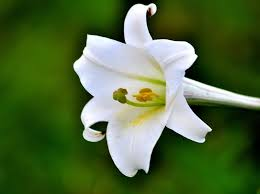
#> input picture cv/f_test.jpg, 260 x 194 px
$ python -i cv.py   (imports and definitions only)   (older library calls are emulated)
#> lines starting #> are read from the running program, lines starting #| are printed output that depends on the picture; after the words box and inside, x2 and y2 are one past the last pixel; in counts of white or black regions, pixels touching at a corner belong together
# coding=utf-8
from __future__ import absolute_import

import numpy as np
from skimage import (io,
                     draw,
                     filters,
                     color,
                     exposure,
                     feature,
                     measure,
                     img_as_ubyte,
                     segmentation)


def color_feature(blur, hbins=15, sbins=15):
    hsv = color.rgb2hsv(blur)

    # cal hist
    h_hist = exposure.histogram(hsv[:, :, 0], nbins=hbins)
    s_hist = exposure.histogram(hsv[:, :, 1], nbins=sbins)

    return np.append(normalize(h_hist[0]), normalize(s_hist[0]))


def hu_feature(gray):

    moments = measure.moments(gray)
    hu = measure.moments_hu(moments)

    return normalize(hu)


def edge_curvature_feature(binary, cbins=15):

    contours = measure.find_contours(binary, level=0.5)

    c = cal_edge_curvature(binary, contours, cbins=cbins)

    return normalize(c[0])


def edge_feature(gray, binary, cbins=15):

    hu = hu_feature(gray)

    c_hist = edge_curvature_feature(binary, cbins=cbins)

    return hu, c_hist


def cal_edge_curvature(binary, contours, cbins=15):
    contours = contours[0]

    height = binary.shape[0]
    width = binary.shape[1]

    mask = np.zeros((height, width), dtype=np.uint8)
    radius = 20
    rr, cc = draw.circle(height // 2, width // 2, radius)
    mask[rr, cc] = 1
    S = np.count_nonzero(mask)

    def count_with_edge(dot):
        r, c = dot
        mask = np.zeros((height, width), dtype=np.uint8)
        rr, cc = draw.circle(r, c, radius)

        # [21 lines of commented-out code are left out]

        for _r, _c in zip(rr, cc):
            if 0 <= _r < height and 0 <= _c < width:
                mask[_r, _c] = 1

        # mask[rr, cc] = 1
        binary_for_cal = np.where(mask == 1, binary, False)
        return np.count_nonzero(binary_for_cal)

    I = np.array([count_with_edge(contour) for contour in contours])

    c = I / S

    c_hist = exposure.histogram(c, nbins=cbins)

    return c_hist


def texture_feature(gray):
    # glcm
    G_list = feature.greycomatrix(gray, [1],
                                  [0, np.pi / 4, np.pi / 2, 3 * np.pi / 4])

    def glcm(G):
        def correlation(p):
            row, col = p.shape

            i = np.arange(row)
            j = np.arange(col)
            sum_by_row = p.sum(axis=0)
            sum_by_col = p.sum(axis=1)

            ui = (i * sum_by_row).sum()
            uj = (j * sum_by_col).sum()

            si = np.sqrt((np.square(i - ui) * sum_by_row).sum())
            sj = np.sqrt((np.square(j - uj) * sum_by_col).sum())

            cor = (
                (np.array([i]) * np.array([j]) * p - ui * uj) / (si * sj)
            ).sum()

            return cor

        p = G / G.sum()

        asm = np.square(p).sum()
        ent = np.square(p).sum()

        cor = correlation(p)

        return np.array([asm, ent, cor])

    G = np.array([])
    for i in range(4):
        G = np.append(G, glcm(G_list[:, :, 0, i]))

    return G


def pre_deal(img):

    img = img[:, :, :3]

    blur = get_blur(img)

    gray = get_gray(blur)

    binary = get_binary(gray)

    blur = cut_img(blur, binary)

    # reprocess

    gray = get_gray(blur)

    return blur, gray, binary


def get_blur(img):
    return filters.gaussian(img, sigma=5)


def get_gray(blur):
    gray = color.rgb2gray(blur)
    return img_as_ubyte(gray)


def get_binary(gray):
    thresh = filters.threshold_otsu(gray)
    return (gray <= thresh)


def cut_img(img, binary):
    height = img.shape[0]
    width = img.shape[1]

    for r in range(height):
        for c in range(width):
            if binary[r, c]:
                img[r, c] = np.array([0, 0, 0])

    return img


def load_image(image_path):
    img = io.imread(image_path)

    return pre_deal(img)


def normalize(X):
    return (X - np.min(X)) / (np.max(X) - np.min(X))


def get_features(image_path, hbins=15, sbins=10, cbins=15):
    blur, gray, binary = load_image(image_path)
#> in load_image, img is the input picture: shape (194, 260, 3); mean R, G, B 81.5, 106.4, 58.7
#> in get_blur, `return filters.gaussian(img, sigma=5)`:
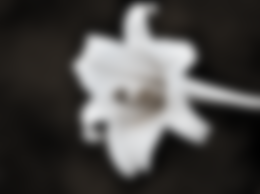
#> returned value: shape (194, 260, 3) float64; mean of channels 0, 1, 2 0.293, 0.286, 0.279; drawn as R, G, B
#> in get_binary, `thresh = filters.threshold_otsu(gray)`: thresh = 105
#> in get_binary, `return (gray <= thresh)`:
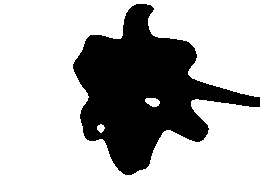
#> returned value: shape (194, 260) bool; 71.4% white; 1 black region, box (x1, y1, x2, y2) and area: (73, 4, 260, 175) 14441
#> after the loop in cut_img, `for r in range(height):`:
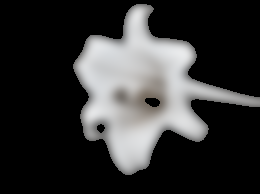
#> img: shape (194, 260, 3) float64; mean R, G, B 0.205, 0.204, 0.204

    color = color_feature(blur, hbins=hbins, sbins=sbins)
#> in color_feature, `hsv = color.rgb2hsv(blur)`: hsv: shape (194, 260, 3) float64; mean of channels 0, 1, 2 0.117, 0.00559, 0.206
#> in color_feature, `h_hist = exposure.histogram(hsv[:, :, 0], nbins=hbins)`: h_hist = ([35999, 5017, 53, 9, 11, 5, 13, 13, 24, 9292, 2, 1, 0, 0, 1], [0.0294, 0.0883, 0.147, 0.206, 0.265, 0.324, 0.383, 0.441, 0.5, 0.559, 0.618, 0.677, 0.736, 0.794, 0.853])
#> in color_feature, `s_hist = exposure.histogram(hsv[:, :, 1], nbins=sbins)`: s_hist = ([46997, 1831, 467, 400, 272, 155, 112, 97, 72, 37], [0.00958, 0.0287, 0.0479, 0.067, 0.0862, 0.105, 0.125, 0.144, 0.163, 0.182])
#> color = 25 values, max 1 at index 0, min 0 at index 12, mean 0.0987

    hu, curvature = edge_feature(gray, binary, cbins=cbins)
#> in hu_feature, `moments = measure.moments(gray)`: moments = [[2628679, 371073543, 5.57e+10, 8.88e+12], [236151093, 3.35e+10, 5.06e+12, 8.11e+14], [2.47e+10, 3.5e+12, 5.26e+14, 8.39e+16], [2.86e+12, 4.02e+14, 5.99e+16, 9.41e+18]]
#> in hu_feature, `hu = measure.moments_hu(moments)`: hu = [8.05e+10, 5.45e+21, 1.54e+26, 2.16e+26, 3.94e+52, 1.59e+37, 1.92e+50]
#> in edge_feature, `hu = hu_feature(gray)`: hu = [0, 1.38e-31, 3.91e-27, 5.48e-27, 1, 4.04e-16, 0.00487]
#> in edge_curvature_feature, `contours = measure.find_contours(binary, level=0.5)`: contours = 3 point arrays, longest 842 points
#> in cal_edge_curvature, `contours = contours[0]`: contours = 842 pairs, first value 3.5 to 174.5, second value 72.5 to 259
#> after the loop in count_with_edge, `for _r, _c in zip(rr, cc):`: mask: shape (194, 260); values 0 (black) and 1 (white), 1.3% white; 1 white region, box (x1, y1, x2, y2) and area: (240, 77, 260, 117) 646
#> after the loop in count_with_edge (call 2), `for _r, _c in zip(rr, cc):`: mask: shape (194, 260); values 0 (black) and 1 (white), 1.4% white; 1 white region, box (x1, y1, x2, y2) and area: (239, 77, 260, 117) 686
#> after the loop in count_with_edge (call 3), `for _r, _c in zip(rr, cc):`: mask: shape (194, 260); values 0 (black) and 1 (white), 1.4% white; 1 white region, box (x1, y1, x2, y2) and area: (238, 77, 260, 117) 726
#> after the loop in count_with_edge (call 4), `for _r, _c in zip(rr, cc):`: mask: shape (194, 260); values 0 (black) and 1 (white), 1.5% white; 1 white region, box (x1, y1, x2, y2) and area: (237, 77, 260, 117) 766
#> after the loop in count_with_edge (call 5), `for _r, _c in zip(rr, cc):`: mask: shape (194, 260); values 0 (black) and 1 (white), 1.6% white; 1 white region, box (x1, y1, x2, y2) and area: (236, 77, 260, 117) 806
#> after the loop in count_with_edge (call 6), `for _r, _c in zip(rr, cc):`: mask: shape (194, 260); values 0 (black) and 1 (white), 1.7% white; 1 white region, box (x1, y1, x2, y2) and area: (235, 77, 260, 117) 844
#> after the loop in count_with_edge (call 7), `for _r, _c in zip(rr, cc):`: mask: shape (194, 260); values 0 (black) and 1 (white), 1.7% white; 1 white region, box (x1, y1, x2, y2) and area: (234, 77, 260, 116) 860
#> after the loop in count_with_edge (call 8), `for _r, _c in zip(rr, cc):`: mask: shape (194, 260); values 0 (black) and 1 (white), 1.7% white; 1 white region, box (x1, y1, x2, y2) and area: (234, 76, 260, 116) 882
#> after the loop in count_with_edge (call 9), `for _r, _c in zip(rr, cc):`: mask: shape (194, 260); values 0 (black) and 1 (white), 1.8% white; 1 white region, box (x1, y1, x2, y2) and area: (233, 76, 260, 116) 920
#> after the loop in count_with_edge (call 10), `for _r, _c in zip(rr, cc):`: mask: shape (194, 260); values 0 (black) and 1 (white), 1.9% white; 1 white region, box (x1, y1, x2, y2) and area: (232, 76, 260, 116) 956
#> after the loop in count_with_edge (call 11), `for _r, _c in zip(rr, cc):`: mask: shape (194, 260); values 0 (black) and 1 (white), 2% white; 1 white region, box (x1, y1, x2, y2) and area: (231, 76, 260, 116) 992
#> after the loop in count_with_edge (call 12), `for _r, _c in zip(rr, cc):`: mask: shape (194, 260); values 0 (black) and 1 (white), 2% white; 1 white region, box (x1, y1, x2, y2) and area: (230, 76, 260, 116) 1026
#> after the loop in count_with_edge (call 13), `for _r, _c in zip(rr, cc):`: mask: shape (194, 260); values 0 (black) and 1 (white), 2.1% white; 1 white region, box (x1, y1, x2, y2) and area: (229, 76, 260, 115) 1041
#> after the loop in count_with_edge (call 14), `for _r, _c in zip(rr, cc):`: mask: shape (194, 260); values 0 (black) and 1 (white), 2.1% white; 1 white region, box (x1, y1, x2, y2) and area: (229, 75, 260, 115) 1060
#> after the loop in count_with_edge (call 15), `for _r, _c in zip(rr, cc):`: mask: shape (194, 260); values 0 (black) and 1 (white), 2.2% white; 1 white region, box (x1, y1, x2, y2) and area: (228, 75, 260, 115) 1092
#> after the loop in count_with_edge (call 16), `for _r, _c in zip(rr, cc):`: mask: shape (194, 260); values 0 (black) and 1 (white), 2.2% white; 1 white region, box (x1, y1, x2, y2) and area: (227, 75, 260, 115) 1122
#> after the loop in count_with_edge (call 17), `for _r, _c in zip(rr, cc):`: mask: shape (194, 260); values 0 (black) and 1 (white), 2.3% white; 1 white region, box (x1, y1, x2, y2) and area: (226, 75, 260, 115) 1150
#> after the loop in count_with_edge (call 18), `for _r, _c in zip(rr, cc):`: mask: shape (194, 260); values 0 (black) and 1 (white), 2.3% white; 1 white region, box (x1, y1, x2, y2) and area: (225, 75, 260, 114) 1161
#> after the loop in count_with_edge (call 19), `for _r, _c in zip(rr, cc):`: mask: shape (194, 260); values 0 (black) and 1 (white), 2.3% white; 1 white region, box (x1, y1, x2, y2) and area: (225, 74, 260, 114) 1176
#> after the loop in count_with_edge (call 20), `for _r, _c in zip(rr, cc):`: mask: shape (194, 260); values 0 (black) and 1 (white), 2.4% white; 1 white region, box (x1, y1, x2, y2) and area: (224, 74, 260, 114) 1200
#> after the loop in count_with_edge (call 21), `for _r, _c in zip(rr, cc):`: mask: shape (194, 260); values 0 (black) and 1 (white), 2.4% white; 1 white region, box (x1, y1, x2, y2) and area: (223, 74, 260, 114) 1222
#> after the loop in count_with_edge (call 22), `for _r, _c in zip(rr, cc):`: mask: shape (194, 260); values 0 (black) and 1 (white), 2.5% white; 1 white region, box (x1, y1, x2, y2) and area: (222, 74, 260, 114) 1240
#> after the loop in count_with_edge (call 23), `for _r, _c in zip(rr, cc):`: mask: shape (194, 260); values 0 (black) and 1 (white), 2.5% white; 1 white region, box (x1, y1, x2, y2) and area: (221, 74, 260, 114) 1252
#> after the loop in count_with_edge (call 24), `for _r, _c in zip(rr, cc):`: mask: shape (194, 260); values 0 (black) and 1 (white), 2.5% white; 1 white region, box (x1, y1, x2, y2) and area: (220, 74, 260, 113) 1252
#> after the loop in count_with_edge (call 25), `for _r, _c in zip(rr, cc):`: mask: shape (194, 260); values 0 (black) and 1 (white), 2.5% white; 1 white region, box (x1, y1, x2, y2) and area: (220, 73, 259, 113) 1252
#> after the loop in count_with_edge (call 26), `for _r, _c in zip(rr, cc):`: mask: shape (194, 260); values 0 (black) and 1 (white), 2.5% white; 1 white region, box (x1, y1, x2, y2) and area: (219, 73, 258, 113) 1252
#> after the loop in count_with_edge (call 27), `for _r, _c in zip(rr, cc):`: mask: shape (194, 260); values 0 (black) and 1 (white), 2.5% white; 1 white region, box (x1, y1, x2, y2) and area: (218, 73, 257, 113) 1252
#> after the loop in count_with_edge (call 28), `for _r, _c in zip(rr, cc):`: mask: shape (194, 260); values 0 (black) and 1 (white), 2.5% white; 1 white region, box (x1, y1, x2, y2) and area: (217, 73, 257, 112) 1252
#> after the loop in count_with_edge (call 29), `for _r, _c in zip(rr, cc):`: mask: shape (194, 260); values 0 (black) and 1 (white), 2.5% white; 1 white region, box (x1, y1, x2, y2) and area: (217, 72, 256, 112) 1252
#> after the loop in count_with_edge (call 30), `for _r, _c in zip(rr, cc):`: mask: shape (194, 260); values 0 (black) and 1 (white), 2.5% white; 1 white region, box (x1, y1, x2, y2) and area: (216, 72, 255, 112) 1252
#> after the loop in count_with_edge (call 31), `for _r, _c in zip(rr, cc):`: mask: shape (194, 260); values 0 (black) and 1 (white), 2.5% white; 1 white region, box (x1, y1, x2, y2) and area: (215, 72, 254, 112) 1252
#> after the loop in count_with_edge (call 32), `for _r, _c in zip(rr, cc):`: mask: shape (194, 260); values 0 (black) and 1 (white), 2.5% white; 1 white region, box (x1, y1, x2, y2) and area: (214, 72, 253, 112) 1252
#> after the loop in count_with_edge (call 33), `for _r, _c in zip(rr, cc):`: mask: shape (194, 260); values 0 (black) and 1 (white), 2.5% white; 1 white region, box (x1, y1, x2, y2) and area: (213, 72, 253, 111) 1252
#> after the loop in count_with_edge (call 34), `for _r, _c in zip(rr, cc):`: mask: shape (194, 260); values 0 (black) and 1 (white), 2.5% white; 1 white region, box (x1, y1, x2, y2) and area: (213, 71, 252, 111) 1252
#> after the loop in count_with_edge (call 35), `for _r, _c in zip(rr, cc):`:
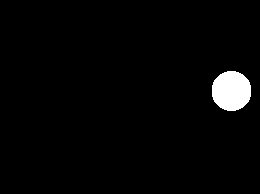
#> mask: shape (194, 260); values 0 (black) and 1 (white), 2.5% white; 1 white region, box (x1, y1, x2, y2) and area: (212, 71, 251, 111) 1252
#> after the loop in count_with_edge (call 36), `for _r, _c in zip(rr, cc):`:
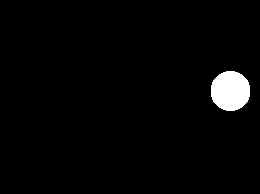
#> mask: shape (194, 260); values 0 (black) and 1 (white), 2.5% white; 1 white region, box (x1, y1, x2, y2) and area: (211, 71, 250, 111) 1252
#> after the loop in count_with_edge (call 37), `for _r, _c in zip(rr, cc):`: mask: shape (194, 260); values 0 (black) and 1 (white), 2.5% white; 1 white region, box (x1, y1, x2, y2) and area: (210, 71, 250, 110) 1252
#> after the loop in count_with_edge (call 38), `for _r, _c in zip(rr, cc):`:
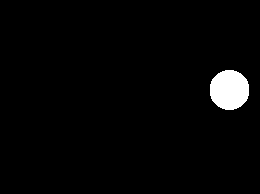
#> mask: shape (194, 260); values 0 (black) and 1 (white), 2.5% white; 1 white region, box (x1, y1, x2, y2) and area: (210, 70, 249, 110) 1252
#> after the loop in count_with_edge (call 39), `for _r, _c in zip(rr, cc):`:
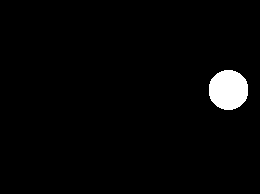
#> mask: shape (194, 260); values 0 (black) and 1 (white), 2.5% white; 1 white region, box (x1, y1, x2, y2) and area: (209, 70, 248, 110) 1252
#> in cal_edge_curvature, `I = np.array([count_with_edge(contour) for contour in contours])`: I = 842 values, max 884 at index 486, min 268 at index 762, mean 634.1
#> in cal_edge_curvature, `c = I / S`: c = 842 values, max 0.71 at index 486, min 0.215 at index 762, mean 0.509
#> in cal_edge_curvature, `c_hist = exposure.histogram(c, nbins=cbins)`: c_hist = ([10, 13, 34, 41, 60, 50, 42, 55, 71, 81, 99, 96, 104, 48, 38], [0.232, 0.265, 0.298, 0.331, 0.364, 0.397, 0.43, 0.463, 0.496, 0.529, 0.562, 0.595, 0.628, 0.661, 0.694])
#> in edge_curvature_feature, `c = cal_edge_curvature(binary, contours, cbins=cbins)`: c has the same summary as c_hist in cal_edge_curvature
#> in edge_feature, `c_hist = edge_curvature_feature(binary, cbins=cbins)`: c_hist = [0, 0.0319, 0.255, 0.33, 0.532, 0.426, 0.34, 0.479, 0.649, 0.755, 0.947, 0.915, 1, 0.404, 0.298]
#> curvature has the same summary as c_hist in edge_feature

    glcm = texture_feature(gray)
#> the loop in texture_feature, `for i in range(4):` made 4 passes
#> (asm in glcm, ent in glcm, G) on passes 1 to 2: (0.502, 0.502, [0.502, 0.502, -25215.3]), (0.497, 0.497, [0.502, 0.502, -25215.3, 0.497, 0.497, -25396.6])
#> (asm in glcm, ent in glcm) on passes 3 to 4: (0.5, 0.5), (0.496, 0.496)
#> glcm = [0.502, 0.502, -25215.3, 0.497, 0.497, -25396.6, 0.5, 0.5, -25272.5, 0.496, 0.496, -25396.6]

    return color, hu, curvature, glcm

>>> result = get_features('../../cv/f_test.jpg')
